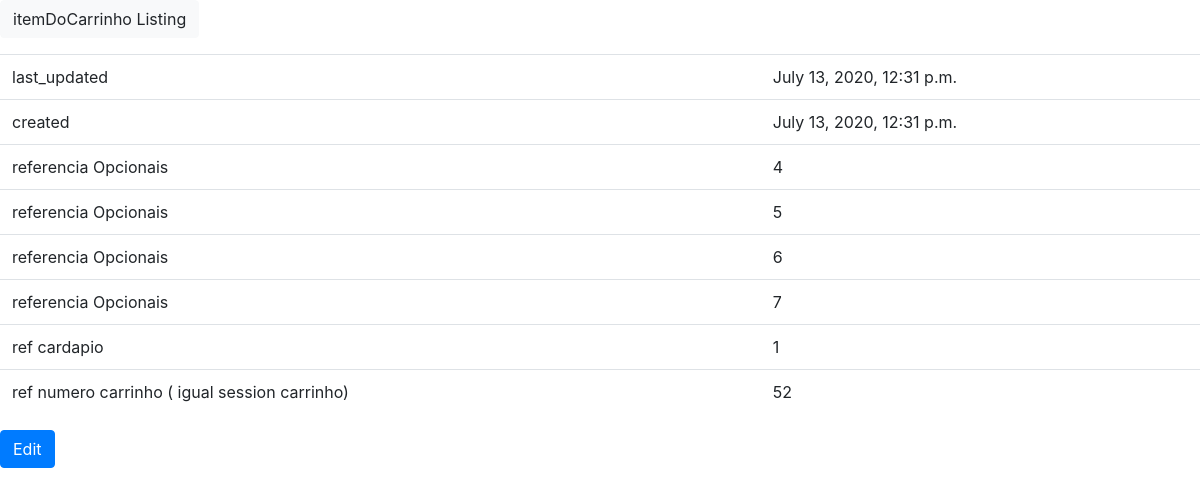
The page /itemDoCarrinho/detail/73/ on the database its author committed.
### Manada/pedidos/models.py (models this page shows, shortened)
class itemDoCarrinho(models.Model):
    referenciaOpcionais = models.ManyToManyField(opcionais, related_name='itemdocarrinho')
    referenciaCardapio = models.ForeignKey("pedidos.cardapio", on_delete=models.CASCADE, related_name = 'item')
    referenciaCarrinho = models.ForeignKey("pedidos.carrinho", on_delete=models.CASCADE, related_name='item')
    last_updated = models.DateTimeField(auto_now=True, editable=False)
    created = models.DateTimeField(auto_now_add=True, editable=False)
    class Meta:
        pass
    def get_update_url(self):
        return reverse("pedidos_itemDoCarrinho_update", args=(self.pk,))

class opcionais(models.Model):
    tiposDoCardapio = (("Lanches","Lanches"), ("Bebidas","Bebidas"),("Porções","Porções"))
    last_updated = models.DateTimeField(auto_now=True, editable=False)
    created = models.DateTimeField(auto_now_add=True, editable=False)
    nome = models.CharField(max_length=100)
    preco = models.DecimalField(decimal_places=2, max_digits=5)
    tipoDoItem = models.CharField(max_length=30, choices = tiposDoCardapio)
    class Meta:
        pass
    def __str__(self):
        return str(self.pk)

class cardapio(models.Model):
    tiposDoCardapio = (("Lanches","Lanches"), ("Bebidas","Bebidas"),("Porções","Porções"))
    last_updated = models.DateTimeField(auto_now=True, editable=False)
    preco = models.DecimalField(decimal_places=2, max_digits=5)
    nome = models.CharField(max_length=100)
    created = models.DateTimeField(auto_now_add=True, editable=False)
    tipoDoItem = models.CharField(max_length=30, choices = tiposDoCardapio)
    descricao = models.CharField(max_length=250)
    imagem = models.URLField(blank= True)
    class Meta:
        pass
    def __str__(self):
        return str(self.pk)

class carrinho(models.Model):
    statusDoCarrinho = [("0","Pedido não-concluido pelo cliente"),("1","Pedido enviado ao restaurante"),("2","Pedido em preparo"),("3","Pedido concluido")]
    telefone = models.CharField(max_length=30)
    created = models.DateTimeField(auto_now_add=True, editable=False)
    last_updated = models.DateTimeField(auto_now=True, editable=False)
    nome = models.CharField(max_length=50)
    status = models.CharField(max_length=30, choices = statusDoCarrinho, default="0")
    class Meta:
        pass
    def __str__(self):
        return str(self.pk)

### Manada/pedidos/views.py (the view)
# urls.py: path("itemDoCarrinho/detail/<int:pk>/", views.itemDoCarrinhoDetailView.as_view(), name="pedidos_itemDoCarrinho_detail"),
class itemDoCarrinhoDetailView(generic.DetailView):
    model = models.itemDoCarrinho
    form_class = forms.itemDoCarrinhoForm

### Manada/templates/pedidos/itemDoCarrinho_detail.html
{% extends "base.html" %}
{% load static %}
{% block content %}
<p>
    <a class="btn btn-light" href="{% url 'pedidos_itemDoCarrinho_list' %}">
    itemDoCarrinho Listing
    </a>
</p>
<table class="table">
    <tr><td>last_updated</td><td>{{ object.last_updated }}</td></tr>
    <tr><td>created</td><td>{{ object.created }}</td></tr>
    {% for ref in object.referenciaOpcionais.all %}<tr><td>referencia Opcionais</td><td>{{ref}}</td></tr>{% endfor %}
    <tr><td>ref cardapio</td><td>{{ object.referenciaCardapio }}</td></tr>
    <tr><td>ref numero carrinho ( igual session carrinho)</td><td>{{ object.referenciaCarrinho }}</td></tr>
</table>
<a class="btn btn-primary" href="{{object.get_update_url}}">Edit</a>
{% endblock %}

### rows shown on the page
itemDoCarrinho: last_updated "July 13, 2020, 12:31 p.m.", created "July 13, 2020, 12:31 p.m.", referenciaCardapio "1", referenciaCarrinho "52"
opcionais: id "4"
opcionais: id "5"
opcionais: id "6"
opcionais: id "7"
